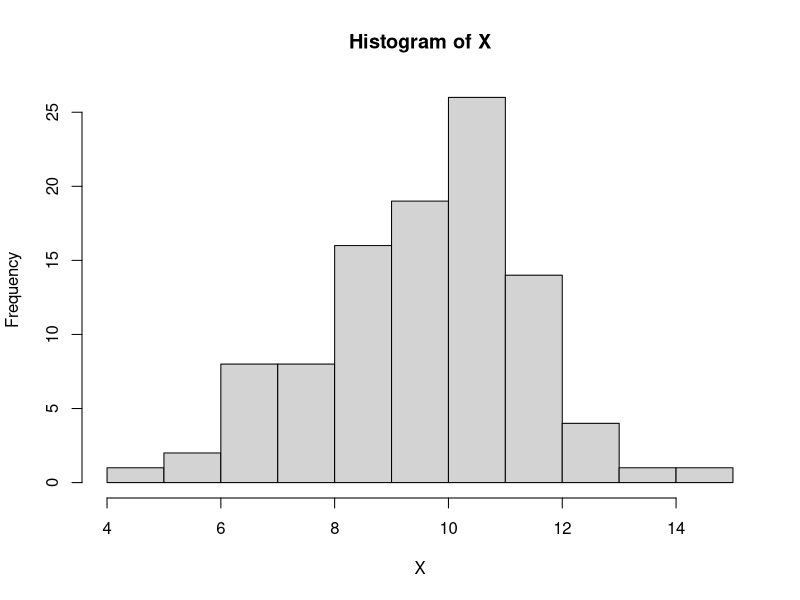

Write the R code that produced this figure.
X<-rbinom(100, 15, 0.7);
X;
min(X);max(X);median(X);mean(X);range(X);quantile(X);sd(X);var(X);IQR(X);
hist(X);
frequency = summary(as.factor(X))["5"]/100;
theoretical = dbinom(5,15,0.7);
frequency;
theoretical;

